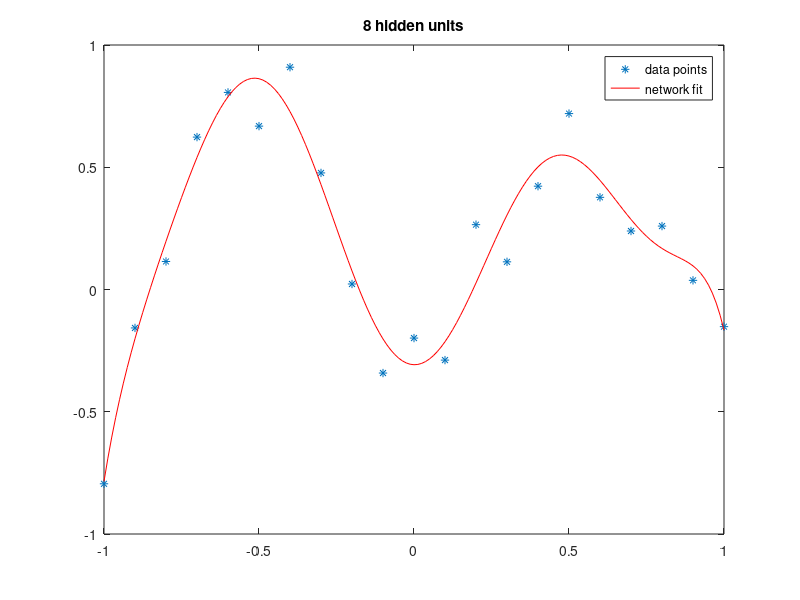

Recreate this plot in MATLAB.
% aproximate one dimensional results with RBF network 
clear all;
close all;

UNIT_COUNT = 8;
NOISE = 0.5;

fig = figure();

X = -1:.1:1;
T = [-.9602 -.5770 -.0729  .3771  .6405  .6600  .4609 ...
      .1336 -.2013 -.4344 -.5000 -.3930 -.1647  .0988 ...
      .3072  .3960  .3449  .1816 -.0312 -.2189 -.3201];

%add noise
T = T + rand(1,length(T))*NOISE;
  
X = X';
T = T';

plot(X,T,'*');
hold on;

%train the gaussians weights
[idx,mu,~,distance] = kmeans(X,UNIT_COUNT);
sigma = var(distance).^(1/9);

for j=1:size(mu,1)
    phi(j,:) = exp(- (X-mu(j)).^2 / (2*sigma(j).^2));
end
phi = phi';
phi = [ones(size(phi,1),1) phi];

%train output layer weigts 
% omg = phi'*phi ;
% V = pinv(omg + 0.2 * eye(size(omg)) ) * phi' * T ; %regularisation
V = pinv(phi) * T;

%plot the output for another set of input
X = -1:.0125:1;
phi = [];
for j=1:size(mu,1)
    phi(j,:) = exp(- (X-mu(j)).^2 / (2*sigma(j).^2));
end
phi = phi';
phi = [ones(size(phi,1),1) phi];

Y =  phi * V ;

plot(X,Y,'r');

title(sprintf('%d hidden units',length(mu)));
legend('data points','network fit');
